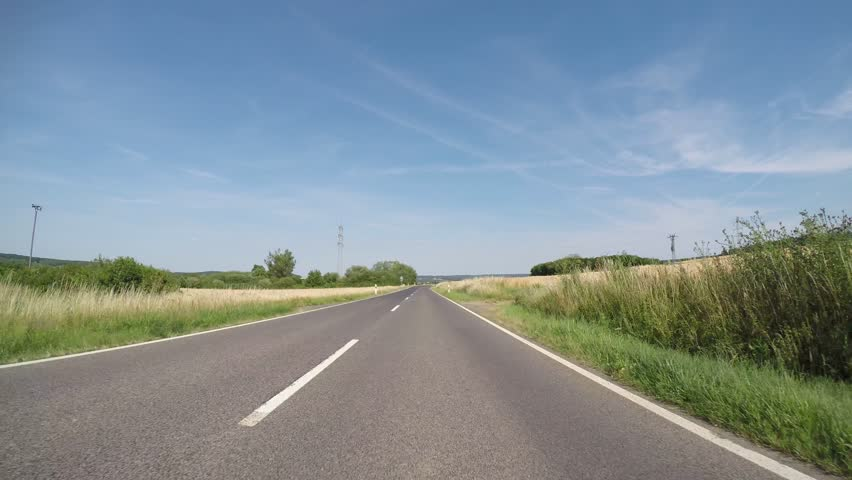
#> input picture road.jpg, 852 x 480 px
$ python GLCM_texture.py   (older library calls are emulated)
#> lines starting #> are read from the running program, lines starting #| are printed output that depends on the picture
import matplotlib.pyplot as plt

from skimage.feature import greycomatrix, greycoprops
from skimage import data

import cv2


PATCH_SIZE = 80

# open the camera image
image = cv2.imread('road.jpg')
#> image is the input picture: shape (480, 852, 3); mean B, G, R 151.8, 145.1, 129.9
image = cv2.cvtColor(image,cv2.COLOR_BGR2GRAY)
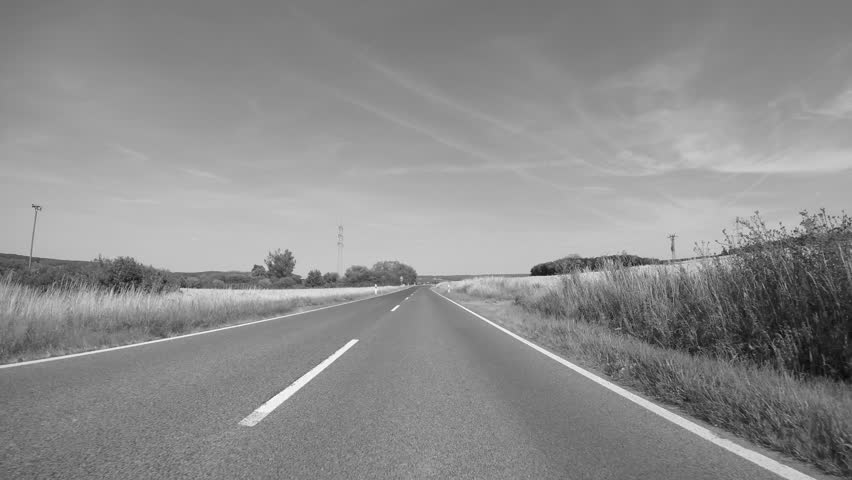
#> image: shape (480, 852); min 4, max 254, mean 141.3

# select some patches from grassy areas of the image
grass_locations = [(400, 200), (400, 300), (400, 400), (400, 500)]
grass_patches = []
for loc in grass_locations:
    grass_patches.append(image[loc[0]:loc[0] + PATCH_SIZE,
                               loc[1]:loc[1] + PATCH_SIZE])
#> after the loop, grass_patches = 4 items

# select some patches from sky areas of the image
sky_locations = [(100, 300), (100, 400), (100, 500), (100, 600)]
sky_patches = []
for loc in sky_locations:
    sky_patches.append(image[loc[0]:loc[0] + PATCH_SIZE,
                             loc[1]:loc[1] + PATCH_SIZE])
#> after the loop, sky_patches = 4 items

# compute some GLCM properties each patch
xs = []
ys = []
for patch in (grass_patches + sky_patches):
    glcm = greycomatrix(patch, [5], [0], 256, symmetric=True, normed=True)
    xs.append(greycoprops(glcm, 'dissimilarity')[0, 0])
    ys.append(greycoprops(glcm, 'correlation')[0, 0])
#> this loop made 8 passes
#> after the loop, xs = [12.35, 8.25, 8.89, 5.65, 0.721, 0.997, 1.13, 2.25]; ys = [0.666, 0.0754, 0.0636, 0.61, 0.991, 0.979, 0.974, 0.946]

# create the figure
fig = plt.figure(figsize=(8, 8))

# display original image with locations of patches
ax = fig.add_subplot(3, 2, 1)
ax.imshow(image, cmap=plt.cm.gray, interpolation='nearest',
          vmin=0, vmax=255)
for (y, x) in grass_locations:
    ax.plot(x + PATCH_SIZE / 2, y + PATCH_SIZE / 2, 'gs')
for (y, x) in sky_locations:
    ax.plot(x + PATCH_SIZE / 2, y + PATCH_SIZE / 2, 'bs')
ax.set_xlabel('Original Image')
ax.set_xticks([])
ax.set_yticks([])
ax.axis('image')

# for each patch, plot (dissimilarity, correlation)
ax = fig.add_subplot(3, 2, 2)
ax.plot(xs[:len(grass_patches)], ys[:len(grass_patches)], 'go',
        label='Road')
ax.plot(xs[len(grass_patches):], ys[len(grass_patches):], 'bo',
        label='Sky')
ax.set_xlabel('GLCM Dissimilarity')
ax.set_ylabel('GLCM Correlation')
ax.legend()

# display the image patches
for i, patch in enumerate(grass_patches):
    ax = fig.add_subplot(3, len(grass_patches), len(grass_patches)*1 + i + 1)
    ax.imshow(patch, cmap=plt.cm.gray, interpolation='nearest',
              vmin=0, vmax=255)
    ax.set_xlabel('Road %d' % (i + 1))
#> this loop made 4 passes

for i, patch in enumerate(sky_patches):
    ax = fig.add_subplot(3, len(sky_patches), len(sky_patches)*2 + i + 1)
    ax.imshow(patch, cmap=plt.cm.gray, interpolation='nearest',
              vmin=0, vmax=255)
    ax.set_xlabel('Sky %d' % (i + 1))


# display the patches and plot
fig.suptitle('Grey level co-occurrence matrix features', fontsize=14)
plt.show()
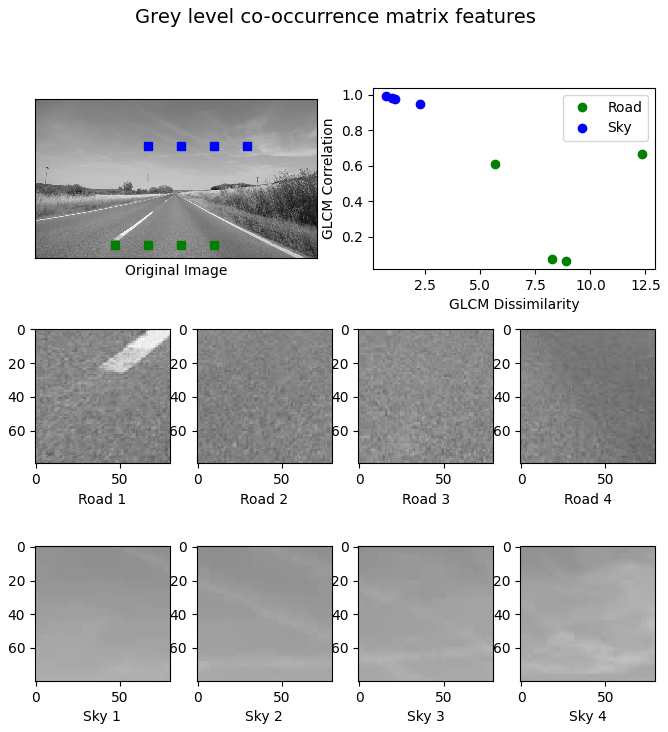
#> figure drawn by matplotlib, 10 panels
